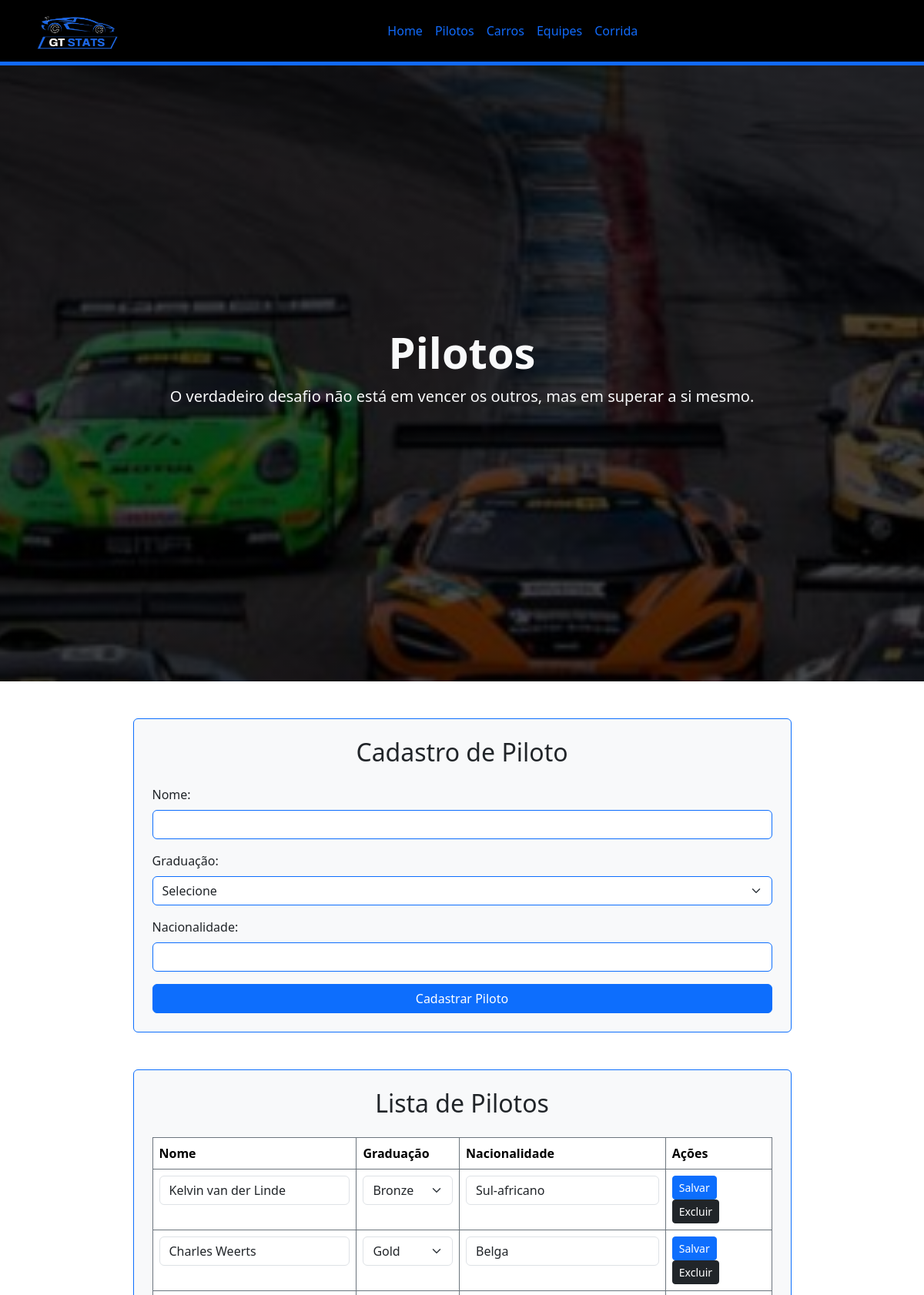
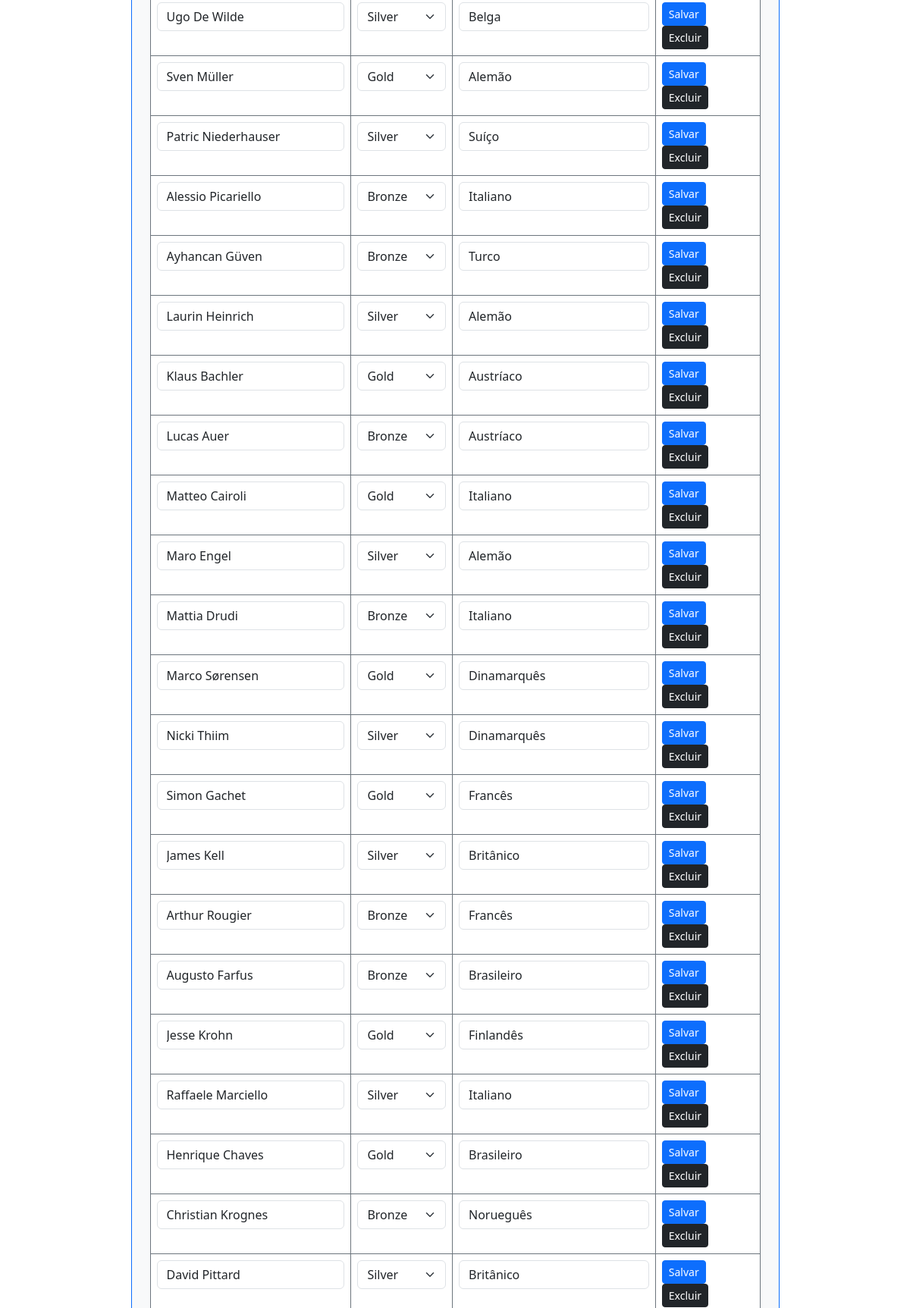
The app's page /cadastro_piloto.php (upper part) with its own data (2 pictures, top to bottom).
### tables this page shows
CREATE TABLE `tbpilotos` (
  `ID_Piloto` int(11) NOT NULL,
  `Nome` varchar(100) DEFAULT NULL,
  `Graduacao` varchar(50) DEFAULT NULL,
  `Nacionalidade` varchar(50) DEFAULT NULL
);

### cadastro_piloto.php (the view, shortened to what this page needs)
<?php
$conn = new mysqli("localhost", "root", "", "gta");
$result = $conn->query("SELECT * FROM tbpilotos");
?>
<!DOCTYPE html>
<html lang="pt-br">
<head>
  <link href="https://cdn.jsdelivr.net/npm/bootstrap@5.3.3/dist/css/bootstrap.min.css" rel="stylesheet">
  <link rel="stylesheet" href="navbar.css">
</head>
<body>
  <header>
    <nav class="navbar navbar-expand-lg">
      <div class="container">
        <a class="navbar-brand me-3" href="index.php">
          <img src="IMG/logo.jpg" alt="Logo" style="height: 50px; width: auto;">
        </a>
        <div class="collapse navbar-collapse justify-content-center" id="navbarSupportedContent">
          <ul class="navbar-nav mb-2 mb-lg-0">
            <li class="nav-item"><a class="nav-link active" aria-current="page" href="index.php">Home</a></li>
            <li class="nav-item"><a class="nav-link" href="cadastro_piloto.php">Pilotos</a></li>
            <li class="nav-item"><a class="nav-link" href="cadastro_carro.php">Carros</a></li>
            <li class="nav-item"><a class="nav-link" href="cadastro_equipe.php">Equipes</a></li>
            <li class="nav-item"><a class="nav-link" href="corrida.php">Corrida</a></li>
          </ul>
        </div>
      </div>
    </nav>
  </header>
<main class="container-fluid" style="height: 100vh; background: linear-gradient(rgba(0,0,0,0.7), rgba(0,0,0,0.7)), url('IMG/capadtm.jpg'); background-size: cover; background-position: center; background-attachment: fixed;">
  <div class="d-flex align-items-center justify-content-center text-light" style="height: 100%;">
    <div class="text-center">
      <h1 class="display-4 fw-bold">Pilotos</h1>
      <p class="lead">O verdadeiro desafio não está em vencer os outros, mas em superar a si mesmo.</p>
    </div>
  </div>
</main>
<section class="container my-5">
  <div class="row justify-content-center">
    <div class="col-md-9 border border-primary rounded p-4 bg-light">
      <h2 class="text-center mb-4">Cadastro de Piloto</h2>
      <form method="post">
        <div class="mb-3">
          <label class="form-label">Nome:</label>
          <input type="text" class="form-control border-primary" name="Nome" required>
        </div>
        <div class="mb-3">
          <label class="form-label">Graduação:</label>
          <select class="form-select border-primary" name="Graduacao">
            <option disabled selected>Selecione</option>
          </select>
        </div>
        <div class="mb-3">
          <label class="form-label">Nacionalidade:</label>
          <input type="text" class="form-control border-primary" name="Nacionalidade" required>
        </div>
        <button type="submit" name="cadastrar" class="btn btn-primary w-100">Cadastrar Piloto</button>
      </form>
    </div>
  </div>
  <div class="row justify-content-center mt-5">
    <div class="col-md-9 border border-primary rounded p-4 bg-light">
      <h2 class="text-center mb-4">Lista de Pilotos</h2>
      <table class="table table-bordered border-secondary">
        <thead>
          <tr>
            <th>Nome</th>
            <th>Graduação</th>
            <th>Nacionalidade</th>
            <th>Ações</th>
          </tr>
        </thead>
        <tbody>
          <?php while ($row = $result->fetch_assoc()) { ?>
          <tr>
            <form method="post">
              <td><input type="text" class="form-control" name="Nome" value="<?php echo htmlspecialchars($row['Nome']); ?>"></td>
              <td>
                <select class="form-select" name="Graduacao">
                  <option value="Bronze" <?php if ($row['Graduacao'] == "Bronze") echo "selected"; ?>>Bronze</option>
                  <option value="Silver" <?php if ($row['Graduacao'] == "Silver") echo "selected"; ?>>Silver</option>
                  <option value="Gold" <?php if ($row['Graduacao'] == "Gold") echo "selected"; ?>>Gold</option>
                </select>
              </td>
              <td><input type="text" class="form-control" name="Nacionalidade" value="<?php echo htmlspecialchars($row['Nacionalidade']); ?>"></td>
              <td>
                <button type="submit" name="editar" class="btn btn-sm btn-primary">Salvar</button>
                <a href="?excluir=<?php echo $row['ID_Piloto']; ?>" class="btn btn-sm btn-dark" onclick="return confirm('Deseja excluir este piloto?')">Excluir</a>
              </td>
            </form>
          </tr>
          <?php } ?>
        </tbody>
      </table>
    </div>
  </div>
</section>
</body>
</html>

### navbar.css (style rules this page uses)
.navbar { background-color: black; height: 80px; }
.navbar-brand img { height: 110px; width: auto; }
.navbar-nav .nav-link { color: rgb(17, 106, 250) !important; text-align: center; }
.navbar-nav { margin: auto; }
header { border-bottom: 5px solid rgb(17, 106, 255) ; }

### records on screen
tbpilotos: Nome "Kelvin van der Linde", Nacionalidade "Sul-africano"
tbpilotos: Nome "Charles Weerts", Graduacao "Gold", Nacionalidade "Belga"
tbpilotos: Nome "Ugo De Wilde", Graduacao "Silver", Nacionalidade "Belga"
tbpilotos: Nome "Sven Müller", Graduacao "Gold", Nacionalidade "Alemão"
tbpilotos: Nome "Patric Niederhauser", Graduacao "Silver", Nacionalidade "Suíço"
tbpilotos: Nome "Alessio Picariello", Graduacao "Bronze", Nacionalidade "Italiano"
tbpilotos: Nome "Ayhancan Güven", Graduacao "Bronze", Nacionalidade "Turco"
tbpilotos: Nome "Laurin Heinrich", Graduacao "Silver", Nacionalidade "Alemão"
tbpilotos: Nome "Klaus Bachler", Graduacao "Gold", Nacionalidade "Austríaco"
tbpilotos: Nome "Lucas Auer", Nacionalidade "Austríaco"
tbpilotos: Nome "Matteo Cairoli", Graduacao "Gold", Nacionalidade "Italiano"
tbpilotos: Nome "Maro Engel", Graduacao "Silver", Nacionalidade "Alemão"
tbpilotos: Nome "Mattia Drudi", Graduacao "Bronze", Nacionalidade "Italiano"
tbpilotos: Nome "Marco Sørensen", Graduacao "Gold", Nacionalidade "Dinamarquês"
tbpilotos: Nome "Nicki Thiim", Graduacao "Silver", Nacionalidade "Dinamarquês"
tbpilotos: Nome "Simon Gachet", Graduacao "Gold", Nacionalidade "Francês"
tbpilotos: Nome "James Kell", Graduacao "Silver", Nacionalidade "Britânico"
tbpilotos: Nome "Arthur Rougier", Graduacao "Bronze", Nacionalidade "Francês"
tbpilotos: Nome "Augusto Farfus", Nacionalidade "Brasileiro"
tbpilotos: Nome "Jesse Krohn", Graduacao "Gold", Nacionalidade "Finlandês"
tbpilotos: Nome "Raffaele Marciello", Graduacao "Silver", Nacionalidade "Italiano"
tbpilotos: Nome "Henrique Chaves", Graduacao "Gold", Nacionalidade "Brasileiro"
tbpilotos: Nome "Christian Krognes", Graduacao "Bronze", Nacionalidade "Norueguês"
tbpilotos: Nome "David Pittard", Graduacao "Silver", Nacionalidade "Britânico"
